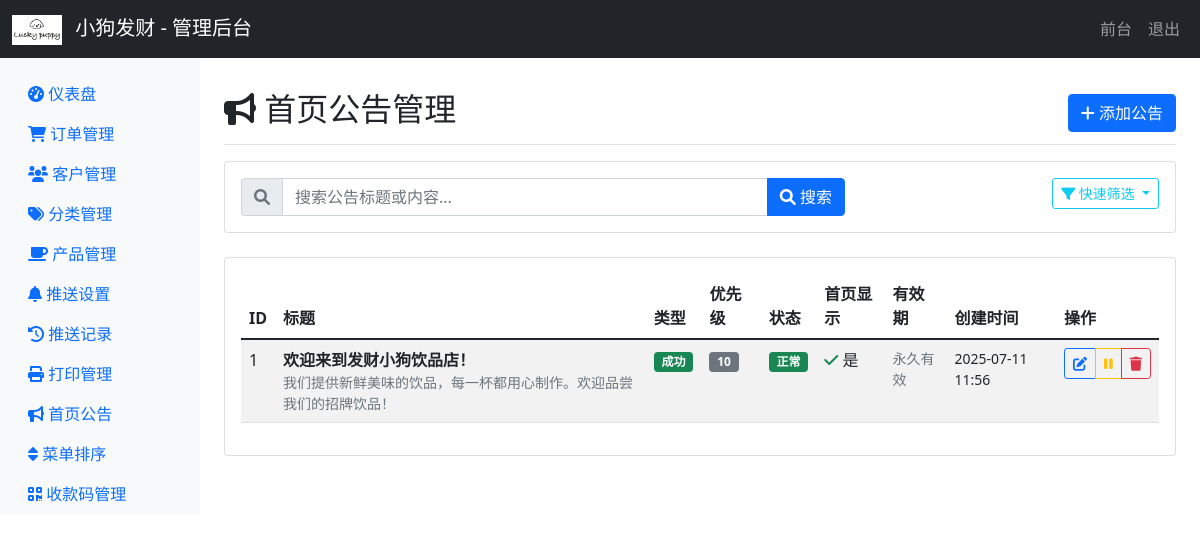
The app's page /admin/announcements (signed in) with its own data.
### app/models.py (models this page shows, shortened)
class MenuConfig(db.Model):
    id = db.Column(db.Integer, primary_key=True)
    menu_key = db.Column(db.String(50), unique=True, nullable=False)  # 菜单唯一标识
    menu_name = db.Column(db.String(100), nullable=False)  # 菜单显示名称
    menu_icon = db.Column(db.String(50), nullable=False)  # 菜单图标
    menu_url = db.Column(db.String(200), nullable=True)  # 菜单链接
    parent_key = db.Column(db.String(50), nullable=True)  # 父菜单标识
    sort_order = db.Column(db.Integer, default=0)  # 排序顺序
    is_active = db.Column(db.Boolean, default=True)  # 是否启用
    is_visible = db.Column(db.Boolean, default=True)  # 是否显示
    created_at = db.Column(db.DateTime, default=datetime.utcnow)
    updated_at = db.Column(db.DateTime, default=datetime.utcnow, onupdate=datetime.utcnow)

class Announcement(db.Model):
    id = db.Column(db.Integer, primary_key=True)
    title = db.Column(db.String(200), nullable=False)  # 公告标题
    content = db.Column(db.Text, nullable=False)  # 公告内容
    announcement_type = db.Column(db.String(50), nullable=False, default='info')  # 公告类型
    priority = db.Column(db.Integer, default=0)  # 优先级，数字越大优先级越高
    is_active = db.Column(db.Boolean, default=True)  # 是否启用
    show_on_homepage = db.Column(db.Boolean, default=True)  # 是否在首页显示
    start_time = db.Column(db.DateTime, nullable=True)  # 开始显示时间
    end_time = db.Column(db.DateTime, nullable=True)  # 结束显示时间
    created_at = db.Column(db.DateTime, default=datetime.utcnow)  # 创建时间
    updated_at = db.Column(db.DateTime, default=datetime.utcnow, onupdate=datetime.utcnow)  # 更新时间
    created_by = db.Column(db.Integer, db.ForeignKey('user.id'), nullable=True)  # 创建者
    creator = db.relationship('User', backref='announcements')
    @property
    def type_display(self):
        type_map = {
            'info': '信息',
            'warning': '警告',
            'success': '成功',
            'danger': '重要',
            'primary': '主要',
            'secondary': '次要'
        }
        return type_map.get(self.announcement_type, self.announcement_type)
    @property
    def is_valid(self):
        now = datetime.utcnow()
        if self.start_time and now < self.start_time:
            return False
        if self.end_time and now > self.end_time:
            return False
        return True

### app/admin/routes.py (the view, shortened to what this page needs)
@bp.route('/announcements')
@admin_required
def announcements():
    page = request.args.get('page', 1, type=int)
    search = request.args.get('search', '')
    announcement_type = request.args.get('type', '')
    status = request.args.get('status', '')
    query = Announcement.query
    if announcement_type:
        query = query.filter(Announcement.announcement_type == announcement_type)
    if status == 'active':
        query = query.filter(Announcement.is_active == True)
    elif status == 'inactive':
        query = query.filter(Announcement.is_active == False)
    query = query.order_by(Announcement.priority.desc(), Announcement.created_at.desc())
    announcements = query.paginate(
        page=page, per_page=10, error_out=False
    )
    active_count = Announcement.query.filter_by(is_active=True).count()
    homepage_count = Announcement.query.filter_by(show_on_homepage=True).count()
    now = datetime.utcnow()
    expired_count = Announcement.query.filter(
        Announcement.end_time < now
    ).count()
    use_element = request.args.get('ui') == 'element'
    template_data = {
        'announcements': announcements,
        'search': search,
        'type_filter': announcement_type,
        'status_filter': status,
        'active_count': active_count,
        'homepage_count': homepage_count,
        'expired_count': expired_count
    }
    if use_element:
        return render_template('admin/element_announcements.html', **template_data)
    else:
        return render_template('admin/announcements.html', **template_data)

### app/__init__.py (called while the page is built)
def create_app():
    app = Flask(__name__, template_folder='../templates', static_folder='../static')
    app.config.from_object(Config)
    from app.models import db
    db.init_app(app)
    from app.main import bp as main_bp
    app.register_blueprint(main_bp)
    from app.admin import bp as admin_bp
    app.register_blueprint(admin_bp, url_prefix='/admin')
    from app.admin.print_routes import bp as print_bp
    app.register_blueprint(print_bp)
    @app.template_global()
    def get_admin_menu_items():
        from app.models import MenuConfig
        try:
            menus = MenuConfig.query.filter_by(is_active=True, is_visible=True).order_by(MenuConfig.sort_order).all()
            return menus
        except:
            return []
    return app

### app/admin/routes.py (called while the page is built)
def admin_required(f):
    @wraps(f)
    def decorated_function(*args, **kwargs):
        if not session.get('is_admin'):
            flash('请先登录管理员账户', 'error')
            return redirect(url_for('admin.login'))
        return f(*args, **kwargs)
    return decorated_function

### templates/admin/announcements.html (shortened to what this page needs)
{% extends "admin/base.html" %}
{% block content %}
<div class="d-flex justify-content-between flex-wrap flex-md-nowrap align-items-center pt-3 pb-2 mb-3 border-bottom">
    <h1 class="h2">
        <i class="fas fa-bullhorn"></i> 首页公告管理
    </h1>
    <div>
        <a href="{{ url_for('admin.add_announcement') }}" class="btn btn-primary">
            <i class="fas fa-plus"></i> 添加公告
        </a>
    </div>
</div>
<div class="card mb-4">
    <div class="card-body">
        <div class="row">
            <div class="col-lg-8 col-md-10">
                <form method="GET">
                    <div class="input-group">
                        <span class="input-group-text">
                            <i class="fas fa-search text-muted"></i>
                        </span>
                        <input type="text" class="form-control" name="search"
                               value="{{ search }}"
                               placeholder="搜索公告标题或内容..."
                               autocomplete="off">
                        <button type="submit" class="btn btn-primary">
                            <i class="fas fa-search"></i> 搜索
                        </button>
                    </div>
                </form>
            </div>
            <div class="col-lg-4 col-md-2 d-flex align-items-start justify-content-end">
                <div class="btn-group">
                    <button type="button" class="btn btn-outline-info btn-sm dropdown-toggle"
                            data-bs-toggle="dropdown" aria-expanded="false">
                        <i class="fas fa-filter"></i> 快速筛选
                    </button>
                </div>
            </div>
        </div>
    </div>
</div>
<div class="card">
    <div class="card-body">
        {% if announcements.items %}
            <div class="table-responsive">
                <table class="table table-striped">
                    <thead>
                        <tr>
                            <th>ID</th>
                            <th>标题</th>
                            <th>类型</th>
                            <th>优先级</th>
                            <th>状态</th>
                            <th>首页显示</th>
                            <th>有效期</th>
                            <th>创建时间</th>
                            <th>操作</th>
                        </tr>
                    </thead>
                    <tbody>
                        {% for announcement in announcements.items %}
                        <tr>
                            <td>{{ announcement.id }}</td>
                            <td>
                                <div class="fw-bold">{{ announcement.title }}</div>
                                <div class="text-muted small">
                                    {{ announcement.content[:50] }}{% if announcement.content|length > 50 %}...{% endif %}
                                </div>
                            </td>
                            <td>
                                <span class="badge bg-{{ announcement.announcement_type }}">
                                    {{ announcement.type_display }}
                                </span>
                            </td>
                            <td>
                                <span class="badge bg-secondary">{{ announcement.priority }}</span>
                            </td>
                            <td>
                                {% if announcement.is_active %}
                                    {% if announcement.is_valid %}
                                        <span class="badge bg-success">正常</span>
                                    {% else %}
                                        <span class="badge bg-warning">已过期</span>
                                    {% endif %}
                                {% else %}
                                    <span class="badge bg-danger">已禁用</span>
                                {% endif %}
                            </td>
                            <td>
                                {% if announcement.show_on_homepage %}
                                    <i class="fas fa-check text-success"></i> 是
                                {% else %}
                                    <i class="fas fa-times text-danger"></i> 否
                                {% endif %}
                            </td>
                            <td class="small">
                                {% if not announcement.start_time and not announcement.end_time %}
                                    <span class="text-muted">永久有效</span>
                                {% endif %}
                            </td>
                            <td class="small">{{ announcement.created_at.strftime('%Y-%m-%d %H:%M') }}</td>
                            <td>
                                <div class="btn-group btn-group-sm">
                                    <a href="{{ url_for('admin.edit_announcement', announcement_id=announcement.id) }}"
                                       class="btn btn-outline-primary" title="编辑">
                                        <i class="fas fa-edit"></i>
                                    </a>
                                    <a href="{{ url_for('admin.toggle_announcement', announcement_id=announcement.id) }}"
                                       class="btn btn-outline-{{ 'warning' if announcement.is_active else 'success' }}"
                                       title="{{ '禁用' if announcement.is_active else '启用' }}"
                                       onclick="return confirm('确认{{ '禁用' if announcement.is_active else '启用' }}此公告？')">
                                        <i class="fas fa-{{ 'pause' if announcement.is_active else 'play' }}"></i>
                                    </a>
                                    <a href="{{ url_for('admin.delete_announcement', announcement_id=announcement.id) }}"
                                       class="btn btn-outline-danger" title="删除"
                                       onclick="return confirm('确认删除此公告？此操作不可恢复！')">
                                        <i class="fas fa-trash"></i>
                                    </a>
                                </div>
                            </td>
                        </tr>
                        {% endfor %}
                    </tbody>
                </table>
            </div>
        {% endif %}
    </div>
</div>
{% endblock %}

### templates/admin/base.html (shortened to what this page needs)
<!DOCTYPE html>
<html lang="zh-CN">
<head>
    <link href="https://cdn.jsdelivr.net/npm/bootstrap@5.1.3/dist/css/bootstrap.min.css" rel="stylesheet">
    <link href="https://cdnjs.cloudflare.com/ajax/libs/font-awesome/6.0.0/css/all.min.css" rel="stylesheet">
</head>
<body>
    <nav class="navbar navbar-expand-lg navbar-dark bg-dark">
        <div class="container-fluid">
            <a class="navbar-brand" href="{{ url_for('admin.dashboard') }}">
                <img src="{{ url_for('static', filename='logo/logo.png') }}" alt="小狗发财" height="30" class="me-2">
                小狗发财 - 管理后台
            </a>
            <div class="navbar-nav ms-auto">
                <a class="nav-link" href="{{ url_for('main.index') }}">前台</a>
                <a class="nav-link" href="{{ url_for('admin.logout') }}">退出</a>
            </div>
        </div>
    </nav>
    <div class="container-fluid">
        <div class="row">
            <nav class="col-md-2 d-md-block bg-light sidebar">
                <div class="position-sticky pt-3">
                    <ul class="nav flex-column">
                        {% set menu_items = get_admin_menu_items() %}
                        {% for menu in menu_items %}
                        <li class="nav-item">
                            <a class="nav-link" href="{{ url_for(menu.menu_url) if menu.menu_url else '#' }}">
                                <i class="{{ menu.menu_icon }}"></i> {{ menu.menu_name }}
                            </a>
                        </li>
                        {% endfor %}
                    </ul>
                </div>
            </nav>
            <main class="col-md-10 ms-sm-auto px-md-4">
                <div class="pt-3">
                    {% block content %}{% endblock %}
                </div>
            </main>
        </div>
    </div>
</body>
</html>

### records on screen
MenuConfig: menu_name "仪表盘"
MenuConfig: menu_name "订单管理"
MenuConfig: menu_name "客户管理"
MenuConfig: menu_name "分类管理"
MenuConfig: menu_name "产品管理"
MenuConfig: menu_name "推送设置"
MenuConfig: menu_name "推送记录"
MenuConfig: menu_name "打印管理"
MenuConfig: menu_name "首页公告"
MenuConfig: menu_name "菜单排序"
MenuConfig: menu_name "收款码管理"
Announcement: id "1", title "欢迎来到发财小狗饮品店！", content "我们提供新鲜美味的饮品，每一杯都用心制作。欢迎品尝我们的招牌饮品！", type_display "成功", priority "10", is_active "正常", show_on_homepage True (drawn), shows "永久有效", created_at "2025-07-11 11:56"
